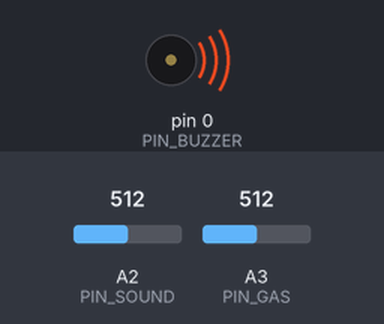
This sketch was run on a simulated Arduino Uno, built with avr-gcc and run on an emulated ATmega328P. Parts: buzzer (waves = sounding, pin HIGH). The inputs (shaded band) are chosen by the test bench; at power-on: A3 (PIN_GAS) = 512, A2 (PIN_SOUND) = 512.

Above: at 1.2 s.
1.3 s: A3 (PIN_GAS) set to 315
2.8 s: A3 (PIN_GAS) set to 283
At 3.3 s:
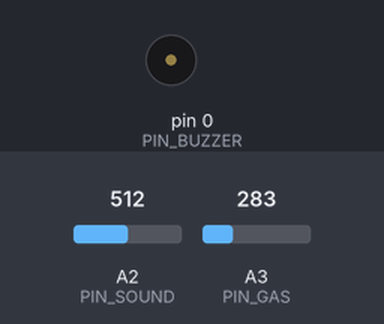
4.3 s: A3 (PIN_GAS) set to 306
At 5.0 s:
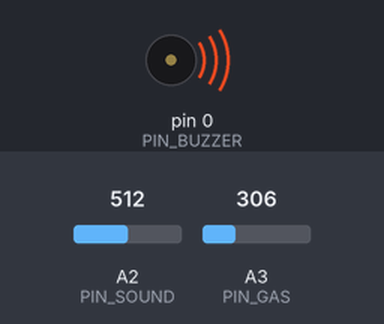
5.8 s: A3 (PIN_GAS) set to 122
At 6.7 s:
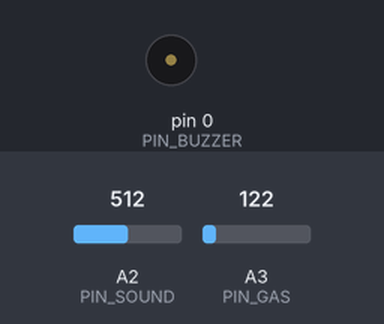
Timing chart, 0 to 8.3 s (numbered marks = the images above; inputs shaded):
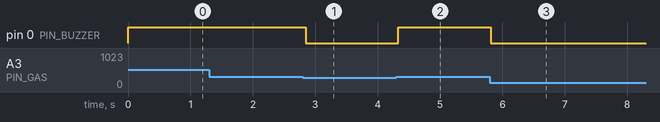

Measured:
- the behaviour switches between 301 and 300 on A3 (PIN_GAS) (found by bisection; images 0 and 1)
- after the input at 1.3 s, every drawn part: stays the same
- after the input at 2.8 s, pin 0 (PIN_BUZZER): HIGH → LOW after 0.05 s
- after the input at 4.3 s, pin 0 (PIN_BUZZER): LOW → HIGH at once
- after the input at 5.8 s, pin 0 (PIN_BUZZER): HIGH → LOW at once

The sketch:

src.ino
```cpp
#include <SoftwareSerial.h>

SoftwareSerial bt(2, 1);
#define PIN_BUZZER 0
#define PIN_GAS   A3
#define PIN_SOUND A2
#define ALCOOLISM 300
#define LOUD 250
#define GAS_IT 10

int BluetoothData; // the data given from Computer
char sbuf[64];
bool force_beep = false;

int get_alcohol(void) {
    short i = 0;
    long sum = 0;
    short average = 0;

    for (i = 0; i < GAS_IT; ++i)
        sum += analogRead(PIN_GAS);
    average = sum / GAS_IT;
    return average;
}

void setup() {
    bt.begin(9600);
    pinMode(PIN_BUZZER, OUTPUT);
    pinMode(PIN_GAS, INPUT);
    pinMode(PIN_SOUND, INPUT);
}

void loop() {
    int gas;
    int snd;

    if (bt.available()) {
        BluetoothData=bt.read();
        if(BluetoothData=='1') {
            digitalWrite(PIN_BUZZER, 1);
            force_beep = true;
            //bt.println("LED  On D13 ON ! ");
        }
        if (BluetoothData=='0') {
            digitalWrite(PIN_BUZZER ,0);
            force_beep = false;
            //bt.println("LED  On D13 Off ! ");
        }
    }
    gas = get_alcohol();
    snd = analogRead(PIN_SOUND);
    if (force_beep == false)
        digitalWrite(PIN_BUZZER, gas > ALCOOLISM);
        //digitalWrite(PIN_BUZZER, (gas > ALCOOLISM || snd > LOUD));
    snprintf(sbuf, sizeof(sbuf), "%d - %d\n", gas, snd);
    bt.println(sbuf);
    delay(100);
}
```
